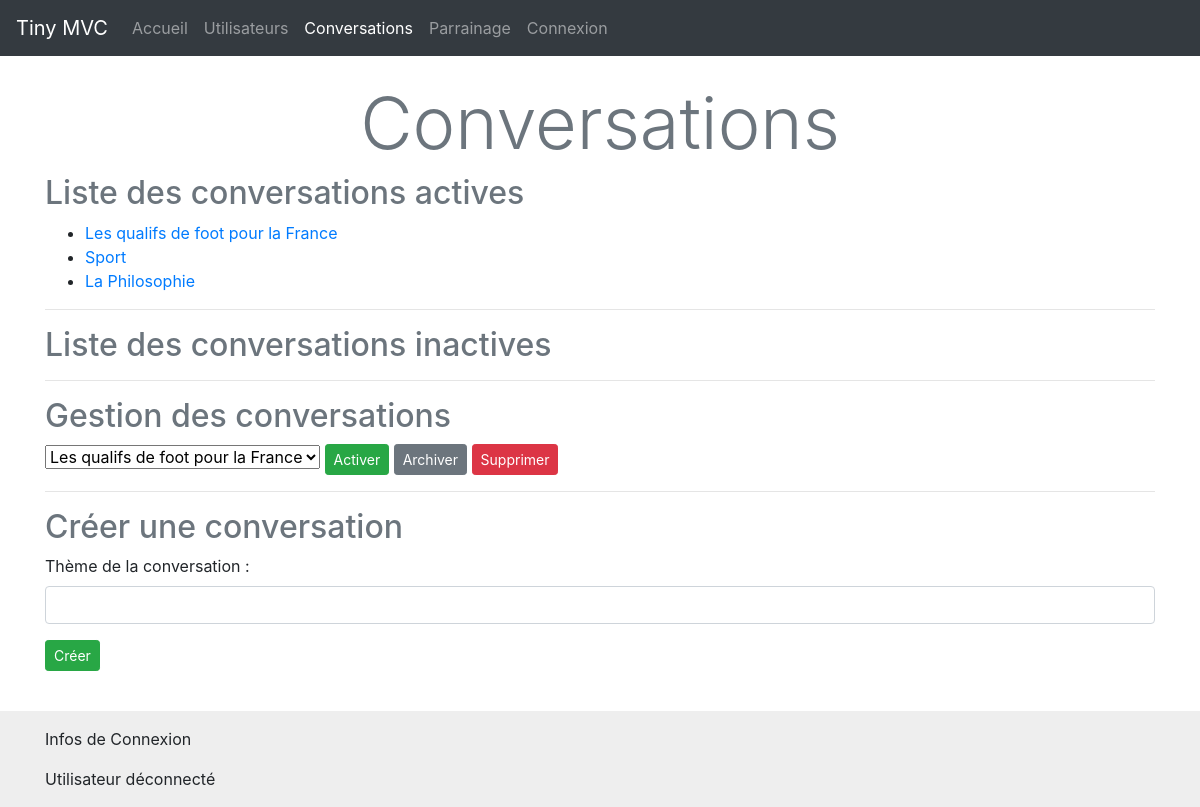
The page /index.php?view=conversations on the database its author committed.
### tables this page shows
CREATE TABLE `conversations` (
  `id` int(11) NOT NULL COMMENT 'Clé primaire',
  `active` tinyint(1) NOT NULL DEFAULT 1 COMMENT 'indique si la conversation est active',
  `theme` varchar(40) NOT NULL COMMENT 'Thème de la conversation'
);

### libs/maLibSQL.pdo.php (called while the page is built, shortened)
<?php
function SQLSelect($sql)
{
 	global $BDD_host;
	global $BDD_base;
 	global $BDD_user;
 	global $BDD_password;
	try {
		$dbh = new PDO("mysql:host=$BDD_host;dbname=$BDD_base", $BDD_user, $BDD_password);
	} catch (PDOException $e) {
		die("<font color=\"red\">SQLSelect: Erreur de connexion : " . $e->getMessage() . "</font>");
	}
	$dbh->exec("SET CHARACTER SET utf8");
	$res = $dbh->query($sql);
	$num = $res->rowCount();
	if ($num==0) return false;
	else return $res;
}
?>

### libs/modele.php (called while the page is built, shortened)
<?php
include_once('maLibSQL.pdo.php');
function listerConversations($mode = "tout")
{
    $SQL = "SELECT * from conversations";
    if ($mode == "actives") {
        $SQL .= " WHERE active=1";
    }
    if ($mode == "inactives") {
        $SQL .= " WHERE active=0";
    }
    return parcoursRs(SQLSelect($SQL));
}

### libs/maLibForms.php (the view, shortened to what this page needs)
<?php
function mkSelect($nomChampSelect, $tabData, $champValue, $champLabel, $selected = false, $champLabel2 = false)
{
    $multiple = "";
    echo "<select $multiple name=\"$nomChampSelect\">\n";
    foreach ($tabData as $data) {
        $sel = "";
        echo "<option $sel value=\"$data[$champValue]\">\n";
        echo $data[$champLabel] . "\n";
        echo "</option>\n";
    }
    echo "</select>\n";
}
function mkForm($action = "", $method = "get")
{
    echo "<form class=\"form-group\" action=\"$action\" method=\"$method\" >\n";
}
function endForm()
{
    echo "</form>\n";
}
function mkLabel($labelName, $for = "")
{
    echo '<label for="' . $for . '"/>' . $labelName . '</label>';
}
function mkInput($type, $name, $value = "")
{
    echo "<input class=\"form-control\" type=\"$type\" name=\"$name\" id=\"$name\" value=\"$value\"/>\n";
}
function mkLiens($tabData, $champLabel, $champCible, $urlBase = false, $nomCible = "")
{
    echo "<ul>";
    foreach ($tabData as $data) {
        echo "<li><a href=\"$urlBase&$nomCible=$data[$champCible]\">$data[$champLabel]</a></li>";
	}
    echo "</ul>";
}
?>

### rows shown on the page
conversations: theme "Les qualifs de foot pour la France"
conversations: theme "Sport"
conversations: theme "La Philosophie"

### other values the page prints
$title "Conversations"
$labelName "Thème de la conversation :"
form field idConv "Les qualifs de foot pour la France"
